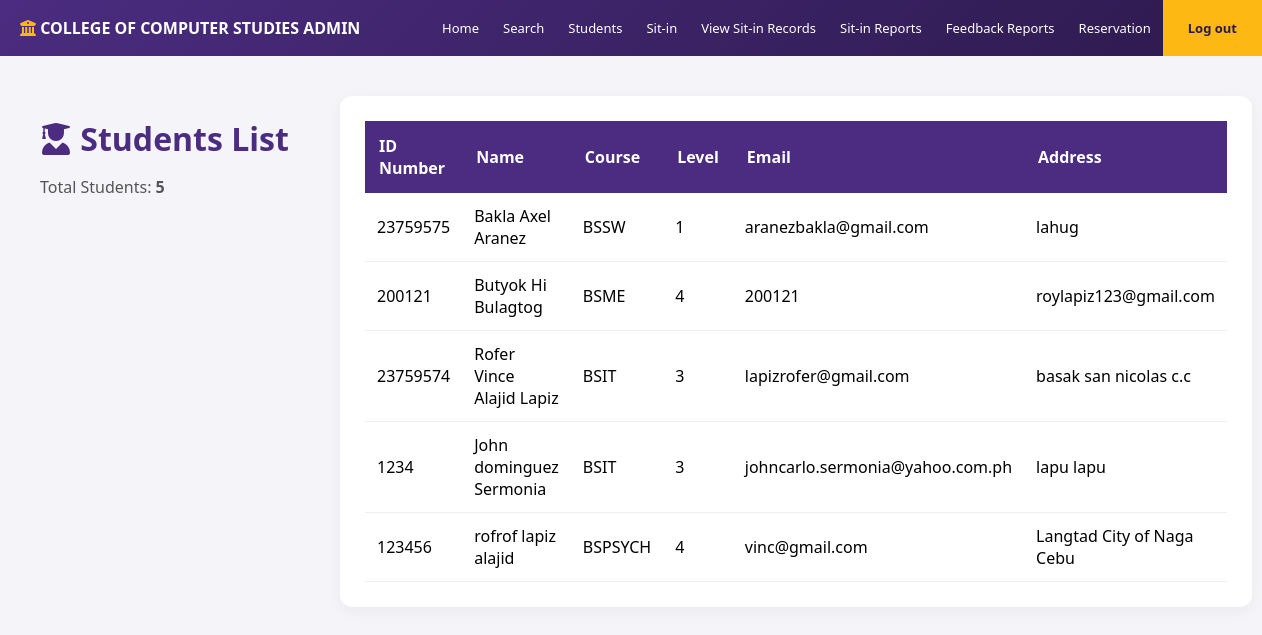
/admin/students (signed in), run on the app's committed database.
### tables this page shows
CREATE TABLE students (
            id INTEGER PRIMARY KEY AUTOINCREMENT,
            id_number TEXT UNIQUE NOT NULL,
            last_name TEXT NOT NULL,
            first_name TEXT NOT NULL,
            middle_name TEXT,
            course TEXT NOT NULL,
            course_level TEXT NOT NULL,
            password TEXT NOT NULL,
            email TEXT UNIQUE NOT NULL,
            address TEXT
        );

### app.py (the view)
@app.route('/admin/students')
def admin_students():
    if 'admin_id' not in session:
        return redirect(url_for('login'))
    conn = get_db()
    students = conn.execute('SELECT * FROM students ORDER BY last_name, first_name').fetchall()
    total_students = len(students)
    conn.close()
    return render_template(
        'admin_students.html',
        students=students,
        total_students=total_students,
        admin_user=session['admin_user']
    )

### app.py (called while the page is built)
def get_db():
    conn = sqlite3.connect(DB_PATH)
    conn.row_factory = sqlite3.Row
    return conn

### templates/admin_students.html (shortened to what this page needs)
<!DOCTYPE html>
<html lang="en">
<head>
<link rel="stylesheet" href="https://cdnjs.cloudflare.com/ajax/libs/font-awesome/6.0.0/css/all.min.css">
</head>
<body>
<div class="admin-navbar">
    <span>
        <i class="fas fa-university" style="color: var(--uc-gold);"></i>
        COLLEGE OF COMPUTER STUDIES ADMIN
    </span>
    <div class="admin-nav-links">
        <a href="/admin/dashboard">Home</a>
        <a href="javascript:void(0)" onclick="openSearchModal()">Search</a>
        <a href="/admin/students">Students</a>
        <a href="/admin/sitin-records">Sit-in</a>
        <a href="/admin/view-sitin-records">View Sit-in Records</a>
        <a href="/admin/sitin-reports">Sit-in Reports</a>
        <a href="/admin/feedback-reports">Feedback Reports</a>
        <a href="/admin/reservations">Reservation</a>
        <a href="/admin/logout" class="admin-logout-btn">Log out</a>
    </div>
</div>
<div class="container">
    <div class="student-layout">
        <div class="student-info">
            <h1><i class="fas fa-user-graduate"></i> Students List</h1>
            <p>Total Students: <strong>{{ total_students }}</strong></p>
        </div>
        <div class="student-table-card">
            <table>
                <tr>
                    <th>ID Number</th>
                    <th>Name</th>
                    <th>Course</th>
                    <th>Level</th>
                    <th>Email</th>
                    <th>Address</th>
                </tr>
                {% for s in students %}
                <tr>
                    <td>{{ s.id_number }}</td>
                    <td>{{ s.first_name }} {{ s.middle_name }} {{ s.last_name }}</td>
                    <td>{{ s.course }}</td>
                    <td>{{ s.course_level }}</td>
                    <td>{{ s.email }}</td>
                    <td>{{ s.address }}</td>
                </tr>
                {% endfor %}
            </table>
        </div>
    </div>
</div>
</body>
</html>

### templates/admin_students.html (style rules this page uses)
:root { --uc-purple: #4b2c80; --uc-purple-dark: #2d1a4d; --uc-gold: #fdb813; }
body { margin: 0; font-family: 'Segoe UI', Arial, sans-serif; background: #f4f4f9; }
.admin-navbar { background: linear-gradient(135deg, var(--uc-purple), var(--uc-purple-dark)); height: 56px; padding-left: 20px; display: flex; align-items: center; justify-content: space-between; }
.admin-navbar span { color: white; font-weight: 700; }
.admin-nav-links { display: flex; height: 100%; }
.admin-nav-links a { color: white; text-decoration: none; padding: 0 12px; display: flex; align-items: center; font-size: 13px; }
.admin-logout-btn { background: var(--uc-gold); color: var(--uc-purple-dark) !important; font-weight: bold; padding: 0 25px !important; }
.container { padding: 40px; }
.student-layout { display: flex; gap: 40px; align-items: flex-start; }
.student-info { min-width: 260px; }
.student-info h1 { color: var(--uc-purple); font-size: 32px; margin-bottom: 10px; }
.student-info p { color: #555; }
.student-table-card { flex: 1; background: white; padding: 25px; border-radius: 12px; box-shadow: 0 4px 15px rgba(0,0,0,0.05); }
table { width: 100%; border-collapse: collapse; }
th { background: var(--uc-purple); color: white; padding: 14px; text-align: left; }
td { padding: 12px; border-bottom: 1px solid #eee; }

### data on the page
students: id_number "23759575", first_name "Bakla", middle_name "Axel", last_name "Aranez", course "BSSW", course_level "1", email "aranezbakla@gmail.com", address "lahug"
students: id_number "200121", first_name "Butyok", middle_name "Hi", last_name "Bulagtog", course "BSME", course_level "4", email "200121", address "roylapiz123@gmail.com"
students: id_number "23759574", first_name "Rofer Vince", middle_name "Alajid", last_name "Lapiz", course "BSIT", course_level "3", email "lapizrofer@gmail.com", address "basak san nicolas c.c"
students: id_number "1234", first_name "John", middle_name "dominguez", last_name "Sermonia", course "BSIT", course_level "3", email "johncarlo.sermonia@yahoo.com.ph", address "lapu lapu"
students: id_number "123456", first_name "rofrof", middle_name "lapiz", last_name "alajid", course "BSPSYCH", course_level "4", email "vinc@gmail.com", address "Langtad City of Naga Cebu"

### other printed values
{{ total_students }} "5"
